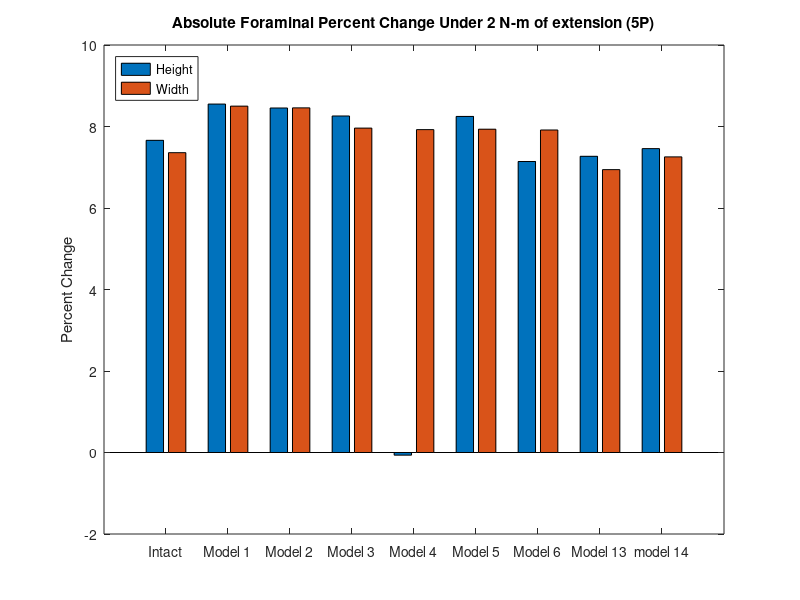
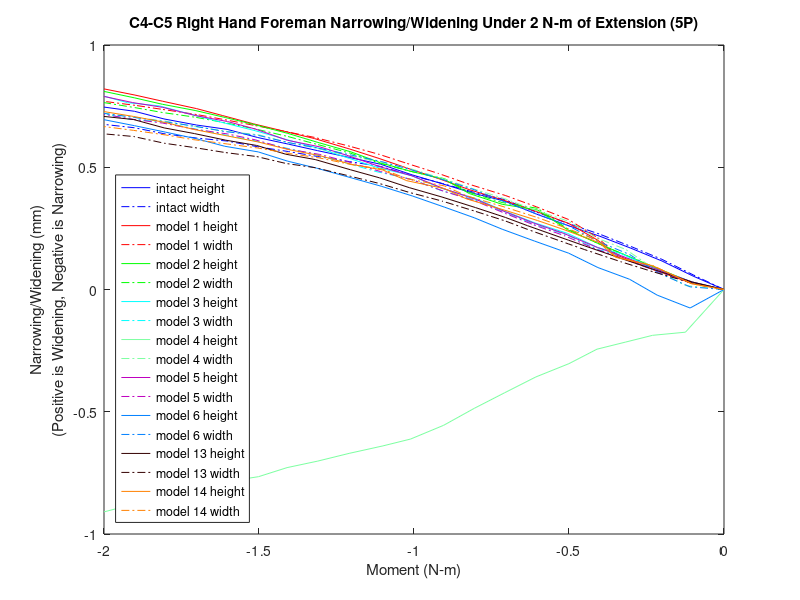

Source code (MATLAB) for these figures, in order:
%% foramen height and width narrowing/widening 
% for all models for the c3-c4 right hand side foramen 
% 4457,20101,9037,21922

% 5P!!



k=21;
zero1=[0 0 0 0 0 0 0 0 0 0 0 0 0 0 0 0 0 0 0 0 0];

mag15y=zero1;
mag15x=zero1;
width15=zero1;
height15=zero1;

mag14y=zero1;
mag14x=zero1;
width14=zero1;
height14=zero1;

mag13y=zero1;
mag13x=zero1;
width13=zero1;
height13=zero1;

mag6y=zero1;
mag6x=zero1;
width6=zero1;
height6=zero1;

mag5y=zero1;
mag5x=zero1;
width5=zero1;
height5=zero1;

mag4y=zero1;
mag4x=zero1;
width4=zero1;
height4=zero1;

mag3y=zero1;
mag3x=zero1;
width3=zero1;
height3=zero1;


mag2y=zero1;
mag2x=zero1;
width2=zero1;
height2=zero1;

mag1y=zero1;
mag1x=zero1;
width1=zero1;
height1=zero1;
% 4457,20101,9037,21922
%% model15_intact_TLC_5P
t15=[2 2.05 2.1 2.15 2.2 2.25 2.30198 2.35365 2.40358 2.45421 2.50322 2.55384 2.60384 2.65565 2.70225 2.75206 2.80139 2.85108 2.90339 2.95085 3];

% 4457
aa1=-9.37506+[5.0731200e-01   1.2636400e+00   2.0869700e+00   2.8358400e+00   3.5670700e+00   4.2416000e+00   5.0070200e+00   5.8534000e+00   6.3607100e+00   6.9749000e+00   7.5030500e+00   8.0133500e+00   8.3161200e+00   8.6156700e+00   8.8993600e+00   9.1828800e+00   9.5294300e+00   9.7172800e+00   9.9690700e+00   1.0263300e+01   1.0424800e+01];
aa2=448.144+[1.0306900e+00   6.0548600e-02  -1.8690300e-01   3.2093200e-02   5.0665900e-01   1.0935600e+00   1.8723000e+00   2.7945200e+00   3.3647700e+00   4.0812400e+00   4.7137600e+00   5.3178400e+00   5.6518900e+00   5.9586000e+00   6.2272300e+00   6.4995000e+00   6.8463600e+00   7.0397000e+00   7.3042000e+00   7.6182900e+00   7.7905500e+00];
aa3=-689.149+[-6.7815900e-01  -3.8735100e-01  -1.6418600e-01  -2.3396500e-02   7.3231900e-02   1.3130900e-01   1.6718700e-01   1.7455900e-01   1.6495300e-01   1.3946900e-01   1.1211000e-01   9.6501400e-02   9.2946500e-02   9.4971400e-02   9.9062400e-02   1.0314900e-01   1.0579600e-01   1.0526600e-01   1.0365100e-01   9.9598700e-02   9.5726000e-02];

% 20101
ab1=-11.8681+[3.3679400e-01   8.7913100e-01   1.4789400e+00   2.0344400e+00   2.5817700e+00   3.0915700e+00   3.6743900e+00   4.3233000e+00   4.7154500e+00   5.1909000e+00   5.5975900e+00   5.9835000e+00   6.2135800e+00   6.4403600e+00   6.6550100e+00   6.8691400e+00   7.1314200e+00   7.2742700e+00   7.4654200e+00   7.6861700e+00   7.8069100e+00];
ab2=447.151+[5.9687600e-01  -2.3088800e-01  -4.8334300e-01  -3.5439900e-01  -1.2752100e-02   4.2590900e-01   1.0137200e+00   1.7161000e+00   2.1558300e+00   2.7108800e+00   3.2013900e+00   3.6652500e+00   3.9170500e+00   4.1516900e+00   4.3577400e+00   4.5662500e+00   4.8326800e+00   4.9817100e+00   5.1865600e+00   5.4315600e+00   5.5666100e+00];
ab3=-698.575+[-5.1114300e-01  -2.3520600e-01  -4.4205400e-03   1.6039700e-01   2.9277100e-01   3.9395500e-01   4.8897700e-01   5.6964800e-01   6.0787500e-01   6.4424400e-01   6.7295400e-01   7.1085500e-01   7.3791300e-01   7.6807100e-01   7.9844900e-01   8.2942500e-01   8.6667100e-01   8.8573500e-01   9.1032400e-01   9.3651600e-01   9.4970100e-01];

% 9037
ac1=-7.50723+[5.6194400e-01   1.3515900e+00   2.2130100e+00   2.9945800e+00   3.7542500e+00   4.4524300e+00   5.2436600e+00   6.1154800e+00   6.6360100e+00   7.2629500e+00   7.8010600e+00   8.3203200e+00   8.6283100e+00   8.9309200e+00   9.2164400e+00   9.5015600e+00   9.8499900e+00   1.0038800e+01   1.0291800e+01   1.0587200e+01   1.0749100e+01];
ac2=444.719+[1.0471600e+00   1.4270300e-01  -5.2354200e-02   2.0089300e-01   6.9986300e-01   1.3038800e+00   2.0987100e+00   3.0359200e+00   3.6139900e+00   4.3370800e+00   4.9747400e+00   5.5843500e+00   5.9227800e+00   6.2331800e+00   6.5054700e+00   6.7814200e+00   7.1327200e+00   7.3283400e+00   7.5958100e+00   7.9132700e+00   8.0872400e+00];
ac3=-690.512+[-6.4682200e-01  -4.6851200e-01  -3.1136100e-01  -2.0039200e-01  -1.1686000e-01  -6.2339200e-02  -2.4348600e-02  -1.2432500e-02  -1.9495900e-02  -4.0285700e-02  -6.3707800e-02  -7.7327200e-02  -8.2000400e-02  -8.2671700e-02  -8.2890500e-02  -8.3421200e-02  -8.6330800e-02  -8.9696100e-02  -9.5018100e-02  -1.0346500e-01  -1.0987100e-01];

% 21922
ad1=-12.9198+[3.2311600e-01   8.8136400e-01   1.4926800e+00   2.0561500e+00   2.6112300e+00   3.1283000e+00   3.7182900e+00   4.3758900e+00   4.7739900e+00   5.2596500e+00   5.6756800e+00   6.0717600e+00   6.3083200e+00   6.5430700e+00   6.7660300e+00   6.9884800e+00   7.2607900e+00   7.4090200e+00   7.6072500e+00   7.8359900e+00   7.9612500e+00];
ad2=450.785+[6.8449100e-01  -2.1837000e-01  -4.9772800e-01  -3.6326200e-01   6.8631600e-04   4.6859100e-01   1.0959900e+00   1.8455600e+00   2.3135500e+00   2.9052600e+00   3.4280000e+00   3.9236100e+00   4.1923500e+00   4.4421700e+00   4.6609200e+00   4.8820500e+00   5.1644000e+00   5.3222800e+00   5.5393100e+00   5.7987900e+00   5.9417000e+00];
ad3=-694.998+[-6.0699400e-01  -2.4740900e-01   1.4322900e-02   1.7604600e-01   2.8814000e-01   3.6141300e-01   4.1706500e-01   4.4964100e-01   4.5861400e-01   4.5700600e-01   4.5172900e-01   4.5574500e-01   4.6478500e-01   4.7922400e-01   4.9681700e-01   5.1497700e-01   5.3576500e-01   5.4551800e-01   5.5712200e-01   5.6759700e-01   5.7223100e-01];

ya1=aa1-ab1;
ya2=aa2-ab2;
ya3=aa3-ab3;
xa1=ad1-ac1;
xa2=ad2-ac2;
xa3=ad3-ac3;
x15=[xa1',xa2',xa3'];
y15=[ya1',ya2',ya3'];

for n=1:k
    mag15x(n)=sqrt(x15(n,1)^2+x15(n,2)^2+x15(n,3)^2);
end
for n=1:k
    mag15y(n)=sqrt(y15(n,1)^2+y15(n,2)^2+y15(n,3)^2);
end
for n=1:k
    width15(n)=mag15x(1,1)-mag15x(1,n);
end
for n=1:k
    height15(n)=mag15y(1,1)-mag15y(1,n);
end

%% model1_slideslide_tether/S2_5P
t1=[2 2.05126 2.11533 2.17471 2.20404 2.25121 2.30289 2.35286 2.41117 2.46025 2.51267 2.5564 2.60334 2.66048 2.70822 2.759 2.80923 2.85061 2.90524 2.95003 3];

% 4457
ae1=-9.37506+[-3.0640500e-01   7.6114400e-02   6.1802000e-01   1.2859500e+00   2.0153200e+00   2.9448600e+00   3.6375600e+00   4.3027500e+00   5.0129900e+00   5.7298100e+00   6.4407600e+00   7.0609400e+00   7.6981900e+00   8.4095100e+00   8.8773100e+00   9.3274300e+00   9.7777700e+00   1.0109700e+01   1.0444700e+01   1.0717200e+01   1.0982500e+01];
ae2=448.144+[2.1859200e+00   1.8088800e+00   1.3956800e+00   9.7950300e-01   6.2792700e-01   3.4106600e-01   2.3339100e-01   2.1562000e-01   3.0509000e-01   5.1645800e-01   8.5402700e-01   1.2554200e+00   1.7770300e+00   2.4842300e+00   3.0279400e+00   3.6295100e+00   4.3089900e+00   4.8638500e+00   5.4551700e+00   5.9430500e+00   6.4214200e+00];
ae3=-689.149+[-1.1481100e+00  -1.2347800e+00  -9.8284700e-01  -7.0751200e-01  -4.7297100e-01  -2.5108400e-01  -1.2120800e-01  -1.7699100e-02   7.1647200e-02   1.4181900e-01   1.9224300e-01   2.1747000e-01   2.2698500e-01   2.1535200e-01   1.9677300e-01   1.7478400e-01   1.4785200e-01   1.2266700e-01   9.0868100e-02   6.0111900e-02   2.7075100e-02];

% 20101
af1=-11.8681+[-3.2046100e-01  -7.5944600e-02   2.8191500e-01   7.4103100e-01   1.2637300e+00   1.9544200e+00   2.4800200e+00   2.9920800e+00   3.5434300e+00   4.1038300e+00   4.6628100e+00   5.1518500e+00   5.6604400e+00   6.2282900e+00   6.6012200e+00   6.9601700e+00   7.3199800e+00   7.5836900e+00   7.8475100e+00   8.0619400e+00   8.2715800e+00];
af2=447.151+[1.5394400e+00   1.1578900e+00   7.7560000e-01   3.9097200e-01   5.5011500e-02  -2.4081700e-01  -3.7367400e-01  -4.3002700e-01  -4.0062800e-01  -2.7226400e-01  -3.8266300e-02   2.5415400e-01   6.4372800e-01   1.1796700e+00   1.5952300e+00   2.0590400e+00   2.5845600e+00   3.0170900e+00   3.4806100e+00   3.8625900e+00   4.2365700e+00];
af3=-698.575+[-8.3785300e-01  -9.1104900e-01  -6.6989700e-01  -3.9710400e-01  -1.5805900e-01   7.9333400e-02   2.2678800e-01   3.5181600e-01   4.7028700e-01   5.7668400e-01   6.6960500e-01   7.3907700e-01   8.0023400e-01   8.5666900e-01   8.8965800e-01   9.2087600e-01   9.5174200e-01   9.7202200e-01   9.8923400e-01   1.0000800e+00   1.0086200e+00];

% 9037
ag1=-7.50723+[-2.5743400e-01   1.4857700e-01   7.2511600e-01   1.4302800e+00   2.1942700e+00   3.1596200e+00   3.8746200e+00   4.5589800e+00   5.2875600e+00   6.0216000e+00   6.7481500e+00   7.3804300e+00   8.0294200e+00   8.7519900e+00   9.2269600e+00   9.6831000e+00   1.0138900e+01   1.0474400e+01   1.0812200e+01   1.1087000e+01   1.1354900e+01];
ag2=444.719+[2.1685800e+00   1.8213300e+00   1.4545800e+00   1.0925800e+00   7.9408800e-01   5.6522400e-01   4.9537900e-01   5.1059300e-01   6.3154900e-01   8.7094900e-01   1.2320900e+00   1.6501100e+00   2.1850700e+00   2.9015000e+00   3.4486300e+00   4.0498900e+00   4.7261500e+00   5.2771200e+00   5.8632700e+00   6.3470700e+00   6.8220700e+00];
ag3=-690.512+[-1.0346900e+00  -1.1655900e+00  -9.8056600e-01  -7.8089500e-01  -6.1653900e-01  -4.6748700e-01  -3.8313300e-01  -3.1766600e-01  -2.6288800e-01  -2.2108100e-01  -1.9219900e-01  -1.8026500e-01  -1.7850900e-01  -1.9122000e-01  -2.0615600e-01  -2.1954600e-01  -2.3341000e-01  -2.4677200e-01  -2.6538600e-01  -2.8538100e-01  -3.0843900e-01];

% 21922
ah1=-12.9198+[-3.6086200e-01  -1.0437000e-01   2.6125300e-01   7.2781700e-01   1.2568500e+00   1.9566000e+00   2.4896100e+00   3.0087300e+00   3.5684000e+00   4.1368800e+00   4.7042200e+00   5.2012700e+00   5.7178500e+00   6.2954900e+00   6.6744600e+00   7.0396700e+00   7.4061400e+00   7.6753100e+00   7.9455300e+00   8.1648700e+00   8.3787200e+00];
ah2=450.785+[1.7083600e+00   1.3119300e+00   8.9670500e-01   4.7290900e-01   1.0173200e-01  -2.2603300e-01  -3.7526500e-01  -4.4224400e-01  -4.1774000e-01  -2.8707600e-01  -4.2538400e-02   2.6633400e-01   6.7921300e-01   1.2500400e+00   1.6937000e+00   2.1903100e+00   2.7538600e+00   3.2174700e+00   3.7141300e+00   4.1229800e+00   4.5227200e+00];
ah3=-694.998+[-1.0313900e+00  -1.0844700e+00  -8.0445300e-01  -4.8689200e-01  -2.0852500e-01   6.4800200e-02   2.3125500e-01   3.6919600e-01   4.9510000e-01   6.0160600e-01   6.8638900e-01   7.4152800e-01   7.8115500e-01   8.0413500e-01   8.0911200e-01   8.0684100e-01   7.9788500e-01   7.8493900e-01   7.6617000e-01   7.4721000e-01   7.2655500e-01];

xb1=ah1-ag1;
xb2=ah2-ag2;
xb3=ah3-ag3;
yb1=ae1-af1;
yb2=ae2-af2;
yb3=ae3-af3;
y1=[yb1',yb2',yb3'];
x1=[xb1',xb2',xb3'];

for n=1:k
    mag1x(n)=sqrt(x1(n,1)^2+x1(n,2)^2+x1(n,3)^2);
end
for n=1:k
    mag1y(n)=sqrt(y1(n,1)^2+y1(n,2)^2+y1(n,3)^2);
end
for n=1:k
    height1(n)=mag1y(1,1)-mag1y(1,n);
end
for n=1:k
    width1(n)=mag1x(1,1)-mag1x(1,n);
end
%% model2_SlideSlide_NoTether/S2_5P
t2=[2 2.05126 2.1153 2.17471 2.20447 2.25221 2.30059 2.35788 2.41099 2.45099 2.50605 2.55427 2.60174 2.65492 2.70335 2.75569 2.80363 2.85302 2.90564 2.95047 3];

% 4457
ai1=-9.37506+[-1.7017400e-01  -2.5947900e-02   3.0596800e-01   7.1418500e-01   9.4563500e-01   1.3915300e+00   2.1663300e+00   2.4147600e+00   2.9303900e+00   3.6914500e+00   4.1664000e+00   4.6777900e+00   5.3646200e+00   5.9882800e+00   6.6164400e+00   7.2368800e+00   7.7830000e+00   8.3362600e+00   8.8216800e+00   9.3209100e+00   9.8129300e+00];
ai2=448.144+[2.5984000e+00   2.4073000e+00   2.1176000e+00   1.8241700e+00   1.6767400e+00   1.4329000e+00   1.1194200e+00   1.0388300e+00   9.0138000e-01   7.6919300e-01   7.2097000e-01   7.0317000e-01   7.3730300e-01   8.2385800e-01   9.7180300e-01   1.1935800e+00   1.4527600e+00   1.7516800e+00   2.0623300e+00   2.4324400e+00   2.8517300e+00];
ai3=-689.149+[-1.3210800e+00  -1.3313100e+00  -1.1322100e+00  -9.0353400e-01  -7.8614200e-01  -5.9185200e-01  -3.3236000e-01  -2.6342000e-01  -1.3894600e-01   1.1298300e-02   9.1737800e-02   1.6754700e-01   2.5203800e-01   3.1308200e-01   3.6106500e-01   3.9377800e-01   4.1173700e-01   4.2214600e-01   4.2720000e-01   4.2834900e-01   4.2420700e-01];

% 20101
aj1=-11.8681+[-2.1616900e-01  -1.3208400e-01   5.7672200e-02   3.0287500e-01   4.4714000e-01   7.3576400e-01   1.2755300e+00   1.4547600e+00   1.8358100e+00   2.4117100e+00   2.7781700e+00   3.1753800e+00   3.7113200e+00   4.2012200e+00   4.6988400e+00   5.1928000e+00   5.6300600e+00   6.0756700e+00   6.4692500e+00   6.8732800e+00   7.2705200e+00];
aj2=447.151+[1.8236600e+00   1.6598600e+00   1.4038200e+00   1.1373000e+00   1.0008600e+00   7.7035700e-01   4.5654700e-01   3.7119000e-01   2.1582800e-01   4.5300200e-02  -3.1811700e-02  -8.4626900e-02  -1.0605300e-01  -7.9172300e-02  -3.4088100e-04   1.4248900e-01   3.2212500e-01   5.3500400e-01   7.6464900e-01   1.0434300e+00   1.3628300e+00];
aj3=-698.575+[-9.6580700e-01  -9.9494600e-01  -8.2971700e-01  -6.2308600e-01  -5.1377200e-01  -3.2743100e-01  -7.1308100e-02  -9.9797200e-04   1.3057300e-01   2.9887700e-01   3.9375100e-01   4.8750800e-01   6.0098900e-01   6.9327600e-01   7.7714300e-01   8.5049200e-01   9.0890900e-01   9.6328600e-01   1.0092000e+00   1.0565600e+00   1.1025900e+00];

% 9037
ak1=-7.50723+[-1.1656300e-01   3.7332500e-02   3.9575500e-01   8.3386000e-01   1.0809100e+00   1.5536700e+00   2.3667700e+00   2.6257800e+00   3.1614500e+00   3.9478700e+00   4.4368900e+00   4.9621300e+00   5.6656600e+00   6.3029000e+00   6.9427500e+00   7.5723000e+00   8.1250200e+00   8.6839100e+00   9.1727400e+00   9.6742700e+00   1.0167800e+01];
ak2=444.719+[2.5710800e+00   2.3960200e+00   2.1411900e+00   1.8879800e+00   1.7622200e+00   1.5569100e+00   1.3005500e+00   1.2364700e+00   1.1309800e+00   1.0412700e+00   1.0179800e+00   1.0257400e+00   1.0920900e+00   1.2058100e+00   1.3784000e+00   1.6208800e+00   1.8956700e+00   2.2088100e+00   2.5293600e+00   2.9070700e+00   3.3315500e+00];
ak3=-690.512+[-1.1726200e+00  -1.2120200e+00  -1.0653700e+00  -8.9407900e-01  -8.0667100e-01  -6.6410700e-01  -4.7746700e-01  -4.2900900e-01  -3.4331700e-01  -2.4342500e-01  -1.9217200e-01  -1.4598500e-01  -9.8302800e-02  -6.7677100e-02  -4.7094500e-02  -3.7538400e-02  -3.6886900e-02  -4.2362500e-02  -4.8728000e-02  -5.6476300e-02  -6.6516000e-02];

% 21922
al1=-12.9198+[-2.5352100e-01  -1.6190200e-01   3.5652400e-02   2.8708800e-01   4.3399400e-01   7.2667700e-01   1.2725900e+00   1.4537600e+00   1.8390400e+00   2.4214300e+00   2.7923300e+00   3.1946600e+00   3.7379700e+00   4.2348100e+00   4.7403600e+00   5.2437900e+00   5.6902300e+00   6.1455900e+00   6.5489900e+00   6.9640300e+00   7.3724100e+00];
al2=450.785+[2.0291800e+00   1.8554600e+00   1.5787700e+00   1.2867100e+00   1.1365400e+00   8.8210900e-01   5.3705300e-01   4.4326400e-01   2.7227200e-01   8.3679500e-02  -3.0075200e-03  -6.4260400e-02  -9.3965100e-02  -7.1486000e-02   6.4822600e-03   1.5338400e-01   3.4058300e-01   5.6311300e-01   8.0439600e-01   1.0987900e+00   1.4371900e+00];
al3=-694.998+[-1.2003100e+00  -1.2156400e+00  -1.0243700e+00  -7.8705400e-01  -6.6165100e-01  -4.4778100e-01  -1.5606200e-01  -7.6190800e-02   7.3192100e-02   2.6238200e-01   3.6856000e-01   4.7259200e-01   5.9681800e-01   6.9570300e-01   7.8282900e-01   8.5484200e-01   9.0823000e-01   9.5553100e-01   9.9224500e-01   1.0264800e+00   1.0557100e+00];

xc1=al1-ak1;
xc2=al2-ak2;
xc3=al3-ak3;
yd1=ai1-aj1;
yd2=ai2-aj2;
yd3=ai3-aj3;
y2=[yd1',yd2',yd3'];
x2=[xc1',xc2',xc3'];

for n=1:k
    mag2x(n)=sqrt(x2(n,1)^2+x2(n,2)^2+x2(n,3)^2);
end
for n=1:k
    mag2y(n)=sqrt(y2(n,1)^2+y2(n,2)^2+y2(n,3)^2);
end
for n=1:k
    height2(n)=mag2y(1,1)-mag2y(1,n);
end
for n=1:k
    width2(n)=mag2x(1,1)-mag2x(1,n);
end

%% model3_APSlide_Tether/S2_5P
t3=[2 2.05126 2.11533 2.16533 2.20361 2.25215 2.30482 2.35211 2.4011 2.4565 2.50468 2.55973 2.60432 2.65144 2.70196 2.75595 2.80367 2.85248 2.91084 2.96199 3];
% 4457
am1=-9.37506+[3.5697400e-01   4.0354900e-01   5.4114300e-01   7.2446500e-01   8.2187400e-01   1.0745200e+00   1.2910600e+00   1.5478100e+00   1.8793400e+00   2.1774400e+00   2.5925900e+00   2.8901600e+00   3.2405700e+00   3.6515100e+00   4.0470300e+00   4.5365800e+00   4.9403600e+00   5.4030500e+00   6.0209300e+00   6.2364000e+00   6.6863000e+00];
am2=448.144+[1.9618200e+00   1.8896100e+00   1.7565100e+00   1.6091600e+00   1.5378300e+00   1.3694800e+00   1.2413100e+00   1.1042400e+00   9.5381000e-01   8.4349500e-01   7.2209500e-01   6.5483800e-01   5.8998900e-01   5.3337800e-01   4.9850800e-01   4.7920500e-01   4.8159400e-01   5.0813100e-01   5.8088500e-01   6.1420500e-01   7.0160900e-01];
am3=-689.149+[-1.2861900e+00  -1.2356900e+00  -1.1035400e+00  -9.5384300e-01  -8.8134200e-01  -7.1264300e-01  -5.8623500e-01  -4.5341000e-01  -3.0603600e-01  -1.9418800e-01  -6.3726300e-02   1.6473800e-02   1.0203400e-01   1.9095300e-01   2.6602100e-01   3.4671900e-01   4.0540800e-01   4.6376800e-01   5.2776400e-01   5.4700800e-01   5.8165300e-01];
% 20101
an1=-11.8681+[1.9195900e-01   2.1914600e-01   2.8622800e-01   3.7653500e-01   4.2590800e-01   5.5804100e-01   6.7670500e-01   8.2716000e-01   1.0326600e+00   1.2287600e+00   1.5152400e+00   1.7267900e+00   1.9809600e+00   2.2853000e+00   2.5827800e+00   2.9563100e+00   3.2688200e+00   3.6315400e+00   4.1202700e+00   4.2911200e+00   4.6483100e+00];
an2=447.151+[1.2337100e+00   1.1880900e+00   1.0953600e+00   9.8018400e-01   9.2102200e-01   7.7496500e-01   6.5810700e-01   5.2944400e-01   3.7986500e-01   2.6112600e-01   1.1878000e-01   3.2870100e-02  -5.7103300e-02  -1.4695500e-01  -2.1706500e-01  -2.8300900e-01  -3.2112300e-01  -3.4275400e-01  -3.3661700e-01  -3.2679100e-01  -2.8934900e-01];
an3=-698.575+[-8.9701400e-01  -8.7852400e-01  -7.9487300e-01  -6.8258300e-01  -6.2433200e-01  -4.8222400e-01  -3.7097600e-01  -2.5285200e-01  -1.1867000e-01  -1.3782800e-02   1.1338900e-01   1.9425700e-01   2.8259400e-01   3.7813700e-01   4.6287900e-01   5.5975900e-01   6.3364600e-01   7.1156700e-01   8.0582000e-01   8.3671500e-01   8.9751400e-01];
% 9037
ao1=-7.50723+[4.2968700e-01   4.7839800e-01   6.2647000e-01   8.2427800e-01   9.2935200e-01   1.2013400e+00   1.4335800e+00   1.7083300e+00   2.0609400e+00   2.3760000e+00   2.8119700e+00   3.1229200e+00   3.4878800e+00   3.9142700e+00   4.3232400e+00   4.8278900e+00   5.2428900e+00   5.7168600e+00   6.3475000e+00   6.5668800e+00   7.0239400e+00];
ao2=444.719+[1.9664300e+00   1.9012400e+00   1.7863800e+00   1.6614700e+00   1.6016200e+00   1.4617600e+00   1.3565500e+00   1.2455500e+00   1.1259500e+00   1.0404900e+00   9.5010100e-01   9.0302300e-01   8.6068800e-01   8.2886200e-01   8.1639300e-01   8.2335300e-01   8.4624800e-01   8.9481700e-01   9.9484600e-01   1.0372300e+00   1.1426600e+00];
ao3=-690.512+[-1.1964600e+00  -1.1607300e+00  -1.0596900e+00  -9.4479300e-01  -8.8927300e-01  -7.6079300e-01  -6.6526700e-01  -5.6592600e-01  -4.5662100e-01  -3.7416200e-01  -2.7917500e-01  -2.2140100e-01  -1.6053500e-01  -9.8583600e-02  -4.7712200e-02   4.7535700e-03   4.1408800e-02   7.5800400e-02   1.0960100e-01   1.1862900e-01   1.3257200e-01];
% 21922
ap1=-12.9198+[1.6308400e-01   1.9509700e-01   2.7029000e-01   3.6772800e-01   4.2003200e-01   5.5762300e-01   6.7952700e-01   8.3239900e-01   1.0401600e+00   1.2380400e+00   1.5267100e+00   1.7397200e+00   1.9957800e+00   2.3026500e+00   2.6027800e+00   2.9797500e+00   3.2953500e+00   3.6622100e+00   4.1575300e+00   4.3309600e+00   4.6940500e+00];
ap2=450.785+[1.3985100e+00   1.3492400e+00   1.2476400e+00   1.1204000e+00   1.0547600e+00   8.9276000e-01   7.6302200e-01   6.2042200e-01   4.5526600e-01   3.2481200e-01   1.6946800e-01   7.6137000e-02  -2.1631800e-02  -1.1954800e-01  -1.9647600e-01  -2.6970200e-01  -3.1287300e-01  -3.3914400e-01  -3.3730700e-01  -3.2860800e-01  -2.9264200e-01];
ap3=-694.998+[-1.0828400e+00  -1.0585900e+00  -9.6232300e-01  -8.3429800e-01  -7.6793900e-01  -6.0657600e-01  -4.8031100e-01  -3.4640300e-01  -1.9491400e-01  -7.7102100e-02   6.4395400e-02   1.5346700e-01   2.5050500e-01   3.5518300e-01   4.4776400e-01   5.5317900e-01   6.3320000e-01   7.1712700e-01   8.1774800e-01   8.5055700e-01   9.1459500e-01];

xe1=ap1-ao1;
xe2=ap2-ao2;
xe3=ap3-ao3;
yf1=am1-an1;
yf2=am2-an2;
yf3=am3-an3;
y3=[yf1',yf2',yf3'];
x3=[xe1',xe2',xe3'];

for n=1:k
    mag3x(n)=sqrt(x3(n,1)^2+x3(n,2)^2+x3(n,3)^2);
end
for n=1:k
    mag3y(n)=sqrt(y3(n,1)^2+y3(n,2)^2+y3(n,3)^2);
end
for n=1:k
    height3(n)=mag3y(1,1)-mag3y(1,n);
end
for n=1:k
    width3(n)=mag3x(1,1)-mag3x(1,n);
end


%% model4_APSlide_NoTether/S2_5P
t4=[2 2.0622 2.11523 2.15852 2.20492 2.25001 2.30364 2.35417 2.40231 2.45225 2.50547 2.55011 2.60474 2.65523 2.70472 2.7507 2.80007 2.85772 2.90074 2.95442 3];
% 4457
aq1=-9.37506+[-4.4029300e-01   1.5038000e+00   2.4737900e+00   3.4355500e+00   4.0722500e+00   5.0420900e+00   5.7534000e+00   6.4910000e+00   7.1241200e+00   7.7879400e+00   8.3093800e+00   8.5844900e+00   8.9232600e+00   9.2640300e+00   9.5384400e+00   9.8944600e+00   1.0073100e+01   1.0367000e+01   1.0642500e+01   1.0867000e+01   1.1097900e+01];
aq2=448.144+[2.2729300e+00   1.4617100e-01  -3.4712600e-01  -2.4445700e-01   1.1271500e-01   9.4900500e-01   1.6895800e+00   2.5083900e+00   3.2491300e+00   4.0918600e+00   4.7822000e+00   5.1306100e+00   5.5400500e+00   5.9284400e+00   6.2418600e+00   6.6631700e+00   6.8818100e+00   7.2416600e+00   7.5811200e+00   7.8668800e+00   8.1650800e+00];
aq3=689.149+[-1.2343600e-01  -7.6400400e-01  -4.8497900e-01  -2.9480400e-01  -2.0689200e-01  -1.2174000e-01  -9.3645300e-02  -9.1832100e-02  -1.1122900e-01  -1.4600400e-01  -1.7371700e-01  -1.8297700e-01  -1.8568500e-01  -1.8747800e-01  -1.9022000e-01  -1.9649100e-01  -2.0169700e-01  -2.1269300e-01  -2.2650600e-01  -2.4178300e-01  -2.6115000e-01];
% 20101
ar1=-11.8681+[-4.2105700e-01   1.0157000e+00   1.7324000e+00   2.4533700e+00   2.9375200e+00   3.6844600e+00   4.2391600e+00   4.8155400e+00   5.3133600e+00   5.8335200e+00   6.2361100e+00   6.4460600e+00   6.7071900e+00   6.9682800e+00   7.1777600e+00   7.4493700e+00   7.5877100e+00   7.8145500e+00   8.0274400e+00   8.2017300e+00   8.3820300e+00];
ar2=447.151+[1.4900500e+00  -3.0984600e-01  -7.6290300e-01  -7.3565300e-01  -4.8373300e-01   1.4338100e-01   7.0891100e-01   1.3355000e+00   1.9019400e+00   2.5489100e+00   3.0767000e+00   3.3402700e+00   3.6495400e+00   3.9419100e+00   4.1785100e+00   4.4977200e+00   4.6635000e+00   4.9386100e+00   5.1990000e+00   5.4183200e+00   5.6476800e+00];
ar3=-698.575+[6.5302800e-02  -4.0004200e-01  -1.0770400e-01   1.1061600e-01   2.2824900e-01   3.7336000e-01   4.5675300e-01   5.2432800e-01   5.6816400e-01   6.0432100e-01   6.3342000e-01   6.5257800e-01   6.8099500e-01   7.1120300e-01   7.3550100e-01   7.6678300e-01   7.8136900e-01   8.0405400e-01   8.2335500e-01   8.3683700e-01   8.4807700e-01];
% 9037
as1=-7.50723+[-3.8446300e-01   1.6299300e+00   2.6424000e+00   3.6413000e+00   4.3009000e+00   5.3032500e+00   6.0356000e+00   6.7936100e+00   7.4431800e+00   8.1226500e+00   8.6572300e+00   8.9391100e+00   9.2845900e+00   9.6313300e+00   9.9100900e+00   1.0271100e+01   1.0451900e+01   1.0748400e+01   1.1026200e+01   1.1252600e+01   1.1485200e+01];
as2=444.719+[2.2354400e+00   2.6408800e-01  -1.5916400e-01  -7.4485800e-03   3.7240800e-01   1.2335700e+00   1.9869700e+00   2.8171100e+00   3.5661000e+00   4.4151100e+00   5.1109100e+00   5.4629200e+00   5.8763200e+00   6.2691900e+00   6.5860300e+00   7.0112800e+00   7.2314800e+00   7.5934700e+00   7.9348000e+00   8.2219300e+00   8.5213700e+00];
as3=-690.512+[5.8991400e-02  -8.7458000e-01  -6.8942700e-01  -5.4964100e-01  -4.7625700e-01  -3.9643900e-01  -3.6490400e-01  -3.5723400e-01  -3.6989600e-01  -3.9487900e-01  -4.1447700e-01  -4.2091300e-01  -4.2135300e-01  -4.2281200e-01  -4.2552700e-01  -4.3163500e-01  -4.3650800e-01  -4.4720400e-01  -4.6078800e-01  -4.7551400e-01  -4.9418500e-01];
% 21922
at1=-12.9198+[-4.7550300e-01   1.0067500e+00   1.7332900e+00   2.4638500e+00   2.9538100e+00   3.7078500e+00   4.2680100e+00   4.8502400e+00   5.3531100e+00   5.8797900e+00   6.2861100e+00   6.4981000e+00   6.7634300e+00   7.0290300e+00   7.2422400e+00   7.5190600e+00   7.6605300e+00   7.8931900e+00   8.1114900e+00   8.2899000e+00   8.4742700e+00];
at2=450.785+[1.6833300e+00  -2.8876800e-01  -7.9452400e-01  -7.7397800e-01  -5.0617400e-01   1.6259000e-01   7.6635300e-01   1.4352300e+00   2.0400100e+00   2.7315500e+00   3.2965100e+00   3.5789500e+00   3.9100800e+00   4.2226700e+00   4.4754100e+00   4.8159900e+00   4.9926900e+00   5.2854400e+00   5.5622200e+00   5.7952800e+00   6.0390000e+00];
at3=-694.998+[-1.5938200e-01  -4.2497900e-01  -7.5960600e-02   1.5207500e-01   2.5565700e-01   3.6074300e-01   4.0619900e-01   4.3074100e-01   4.3457200e-01   4.2329300e-01   4.1137900e-01   4.0944200e-01   4.1371100e-01   4.2148200e-01   4.2772000e-01   4.3486000e-01   4.3708700e-01   4.3980700e-01   4.4034400e-01   4.3782400e-01   4.3211600e-01];

xg1=at1-as1;
xg2=at2-as2;
xg3=at3-as3;
yh1=aq1-ar1;
yh2=aq2-ar2;
yh3=aq3-ar3;
y4=[yh1',yh2',yh3'];
x4=[xg1',xg2',xg3'];

for n=1:k
    mag4x(n)=sqrt(x4(n,1)^2+x4(n,2)^2+x4(n,3)^2);
end
for n=1:k
    mag4y(n)=sqrt(y4(n,1)^2+y4(n,2)^2+y4(n,3)^2);
end
for n=1:k
    height4(n)=mag4y(1,1)-mag4y(1,n);
end
for n=1:k
    width4(n)=mag4x(1,1)-mag4x(1,n);
end

%% model5_LatSlide_Tether/S2_5P
t5=[2 2.05126 2.11533 2.17471 2.20404 2.25806 2.30703 2.35279 2.40109 2.45138 2.50274 2.55389 2.60894 2.65187 2.70418 2.75649 2.80083 2.85242 2.90526 2.95387 3];
% 4457
au1=-9.37506+[3.3988300e-01   3.8432200e-01   5.1713900e-01   6.9445500e-01   7.8881800e-01   1.0342500e+00   1.2449200e+00   1.4953800e+00   1.8082300e+00   2.0996900e+00   2.5160400e+00   2.8406100e+00   3.2974500e+00   3.6533400e+00   3.9592700e+00   4.5397400e+00   4.9479200e+00   5.2976600e+00   5.8112400e+00   6.1285500e+00   6.5499800e+00];
au2=448.144+[1.9866000e+00   1.9165700e+00   1.7866300e+00   1.6425900e+00   1.5728400e+00   1.4079200e+00   1.2822700e+00   1.1474200e+00   1.0035100e+00   8.9307800e-01   7.6731300e-01   6.9205700e-01   6.0934700e-01   5.6255400e-01   5.3538000e-01   5.1217100e-01   5.1767600e-01   5.3640400e-01   5.8816500e-01   6.3303800e-01   7.1014200e-01];
au3=-689.149+[-1.2875100e+00  -1.2374800e+00  -1.1070800e+00  -9.5994100e-01  -8.8866000e-01  -7.2216700e-01  -5.9715400e-01  -4.6487000e-01  -3.2241200e-01  -2.0972100e-01  -7.4177700e-02   1.5689400e-02   1.2774800e-01   2.0466100e-01   2.6369800e-01   3.6112500e-01   4.2027500e-01   4.6551800e-01   5.2237700e-01   5.5243700e-01   5.8658700e-01];
% 20101
av1=-11.8681+[1.6997400e-01   1.9493200e-01   2.5831900e-01   3.4457200e-01   3.9200100e-01   5.1937300e-01   6.3404800e-01   7.7976900e-01   9.7228300e-01   1.1626300e+00   1.4479700e+00   1.6777300e+00   2.0093000e+00   2.2735000e+00   2.5032300e+00   2.9459400e+00   3.2621800e+00   3.5361300e+00   3.9414400e+00   4.1925800e+00   4.5267300e+00];
av2=447.151+[1.2432900e+00   1.1992400e+00   1.1097900e+00   9.9877600e-01   9.4169500e-01   8.0057400e-01   6.8735200e-01   5.6210600e-01   4.2039400e-01   3.0281500e-01   1.5767000e-01   6.2876500e-02  -5.2507400e-02  -1.2822300e-01  -1.8240400e-01  -2.6059200e-01  -2.9603500e-01  -3.1359400e-01  -3.1639700e-01  -3.0561700e-01  -2.7463400e-01];
av3=-698.575+[-8.9375500e-01  -8.7532900e-01  -7.9396300e-01  -6.8528000e-01  -6.2871000e-01  -4.8964700e-01  -3.8042900e-01  -2.6325200e-01  -1.3395800e-01  -2.8845000e-02   1.0245600e-01   1.9261900e-01   3.0842500e-01   3.9139900e-01   4.5785600e-01   5.7427800e-01   6.4903800e-01   7.0893400e-01   7.9011100e-01   8.3698000e-01   8.9524000e-01];
% 9037
aw1=-7.50723+[4.1513500e-01   4.6148500e-01   6.0418700e-01   7.9528200e-01   8.9695100e-01   1.1608700e+00   1.3866800e+00   1.6545600e+00   1.9873900e+00   2.2956800e+00   2.7332100e+00   3.0725200e+00   3.5481800e+00   3.9172600e+00   4.2336000e+00   4.8319200e+00   5.2512000e+00   5.6094700e+00   6.1340300e+00   6.4572100e+00   6.8854500e+00];
aw2=444.719+[1.9912800e+00   1.9280500e+00   1.8158300e+00   1.6936000e+00   1.6350200e+00   1.4978400e+00   1.3946000e+00   1.2853000e+00   1.1707600e+00   1.0850100e+00   9.9091700e-01   9.3797300e-01   8.8462800e-01   8.5925600e-01   8.4950900e-01   8.5754300e-01   8.8360800e-01   9.1908300e-01   9.9399400e-01   1.0523900e+00   1.1465700e+00];
aw3=-690.512+[-1.1941100e+00  -1.1586200e+00  -1.0589700e+00  -9.4617100e-01  -8.9166000e-01  -7.6502300e-01  -6.7057300e-01  -5.7158100e-01  -4.6578500e-01  -3.8253300e-01  -2.8361200e-01  -2.1873700e-01  -1.3906500e-01  -8.5561400e-02  -4.5447400e-02   1.8194000e-02   5.5100400e-02   8.2038200e-02   1.1324600e-01   1.2800700e-01   1.4247800e-01];
% 21922
ax1=-12.9198+[1.3890300e-01   1.6886700e-01   2.4082200e-01   3.3457000e-01   3.8512300e-01   5.1840100e-01   6.3654800e-01   7.8495500e-01   9.7975200e-01   1.1718800e+00   1.4594800e+00   1.6908400e+00   2.0249700e+00   2.2914200e+00   2.5232400e+00   2.9701600e+00   3.2896800e+00   3.5667700e+00   3.9774200e+00   4.2323400e+00   4.5720300e+00];
ax2=450.785+[1.4125100e+00   1.3650100e+00   1.2668900e+00   1.1440500e+00   1.0805700e+00   9.2364600e-01   7.9777200e-01   6.5870500e-01   5.0199800e-01   3.7260300e-01   2.1377900e-01   1.1058200e-01  -1.5187900e-02  -9.7997200e-02  -1.5758900e-01  -2.4455000e-01  -2.8500000e-01  -3.0618600e-01  -3.1308900e-01  -3.0418800e-01  -2.7486300e-01];
ax3=-694.998+[-1.0848600e+00  -1.0608200e+00  -9.6695000e-01  -8.4268200e-01  -7.7803300e-01  -6.1970000e-01  -4.9559300e-01  -3.6260800e-01  -2.1652500e-01  -9.8318900e-02   4.8112500e-02   1.4758300e-01   2.7501200e-01   3.6603300e-01   4.3871600e-01   5.6545800e-01   6.4636500e-01   7.1093700e-01   7.9791100e-01   8.4781800e-01   9.0939500e-01];

xi1=ax1-aw1;
xi2=ax2-aw2;
xi3=ax3-aw3;
yj1=au1-av1;
yj2=au2-av2;
yj3=au3-av3;
y5=[yj1',yj2',yj3'];
x5=[xi1',xi2',xi3'];

for n=1:k
    mag5x(n)=sqrt(x5(n,1)^2+x5(n,2)^2+x5(n,3)^2);
end
for n=1:k
    mag5y(n)=sqrt(y5(n,1)^2+y5(n,2)^2+y5(n,3)^2);
end
for n=1:k
    height5(n)=mag5y(1,1)-mag5y(1,n);
end
for n=1:k
    width5(n)=mag5x(1,1)-mag5x(1,n);
end


%% model6_LatSlide_NoTether/S2_5P
t6=[2 2.05467 2.1077 2.15244 2.20335 2.25035 2.30555 2.35774 2.40313 2.45015 2.50252 2.55284 2.60017 2.65712 2.70364 2.75106 2.80515 2.85128 2.90047 2.95082 3];
% 4457
ay1=-9.37506+[-4.4025400e-01   7.6310600e-01   1.5520500e+00   2.5164500e+00   3.2301200e+00   4.0816300e+00   4.8059900e+00   5.5387900e+00   6.2804000e+00   6.9599200e+00   7.6845700e+00   8.2749700e+00   8.7170900e+00   9.1586300e+00   9.4452300e+00   9.8103200e+00   1.0028400e+01   1.0317500e+01   1.0570500e+01   1.0828500e+01   1.1071600e+01];
ay2=448.144+[2.2728400e+00   1.0818300e+00   5.6337500e-01   1.2321900e-01  -2.2469300e-02   3.7045300e-02   2.8798900e-01   7.2440700e-01   1.3305500e+00   2.0129300e+00   2.8509200e+00   3.6307200e+00   4.2886200e+00   5.0013200e+00   5.4448500e+00   5.9823900e+00   6.3027500e+00   6.7129700e+00   7.0565400e+00   7.4040500e+00   7.7371500e+00];
ay3=-689.149+[-1.2469200e-01  -9.7573500e-01  -6.9364200e-01  -4.2628500e-01  -2.7590900e-01  -1.3531000e-01  -4.3686500e-02   2.1888600e-02   5.9672300e-02   6.6618000e-02   4.6654500e-02   1.0997400e-02  -2.3014500e-02  -5.9282200e-02  -8.0885300e-02  -1.0362400e-01  -1.1683200e-01  -1.3533500e-01  -1.5225200e-01  -1.7145000e-01  -1.9248000e-01];
% 20101
az1=-11.8681+[-4.2103300e-01   4.2013700e-01   9.9016100e-01   1.7051900e+00   2.2425200e+00   2.8900500e+00   3.4462800e+00   4.0147400e+00   4.5946800e+00   5.1309100e+00   5.7041800e+00   6.1721800e+00   6.5234100e+00   6.8718400e+00   7.0958200e+00   7.3789400e+00   7.5492500e+00   7.7743600e+00   7.9711500e+00   8.1722900e+00   8.3626900e+00];
az2=447.151+[1.4902400e+00   4.9195800e-01   2.0078200e-02  -3.9417200e-01  -5.5603900e-01  -5.5753000e-01  -3.9265500e-01  -7.7114300e-02   3.7715600e-01   8.9330800e-01   1.5353100e+00   2.1388700e+00   2.6433500e+00   3.1929000e+00   3.5350200e+00   3.9485000e+00   4.1936100e+00   4.5072900e+00   4.7705900e+00   5.0372700e+00   5.2942100e+00];
az3=-698.575+[6.4117900e-02  -6.3727100e-01  -3.4822400e-01  -6.7685700e-02   9.9850900e-02   2.6797400e-01   3.9088500e-01   4.9819400e-01   5.8922600e-01   6.5472000e-01   7.0664100e-01   7.3659700e-01   7.5718000e-01   7.7563200e-01   7.8907400e-01   8.1069500e-01   8.2442300e-01   8.4191400e-01   8.5682700e-01   8.7136500e-01   8.8334100e-01];
% 9037
ba1=-7.50723+[-3.8442200e-01   8.7056400e-01   1.6967400e+00   2.7014300e+00   3.4404200e+00   4.3192400e+00   5.0648100e+00   5.8178900e+00   6.5780800e+00   7.2738500e+00   8.0148300e+00   8.6170900e+00   9.0694100e+00   9.5197300e+00   9.8113900e+00   1.0182400e+01   1.0403800e+01   1.0696800e+01   1.0952700e+01   1.1213200e+01   1.1458200e+01];
ba2=444.719+[2.2354000e+00   1.1474900e+00   6.8776600e-01   3.1362400e-01   2.0923000e-01   3.1018400e-01   5.8990800e-01   1.0493900e+00   1.6730700e+00   2.3670700e+00   3.2137600e+00   3.9966400e+00   4.6554700e+00   5.3660800e+00   5.8088600e+00   6.3468100e+00   6.6676100e+00   7.0786800e+00   7.4231800e+00   7.7716700e+00   8.1053300e+00];
ba3=-690.512+[5.7604800e-02  -9.8994900e-01  -7.9283200e-01  -6.1370700e-01  -5.1391000e-01  -4.1856100e-01  -3.5380600e-01  -3.0465800e-01  -2.7469500e-01  -2.6747400e-01  -2.8155400e-01  -3.0676900e-01  -3.2849200e-01  -3.4850500e-01  -3.6140400e-01  -3.7617400e-01  -3.8516800e-01  -3.9922500e-01  -4.1342900e-01  -4.3036900e-01  -4.4921900e-01];
% 21922
bb1=-12.9198+[-4.7547600e-01   3.9907400e-01   9.7876300e-01   1.7034000e+00   2.2485700e+00   2.9055800e+00   3.4694000e+00   4.0448100e+00   4.6323600e+00   5.1752900e+00   5.7555800e+00   6.2297600e+00   6.5841900e+00   6.9368200e+00   7.1639400e+00   7.4514200e+00   7.6245500e+00   7.8538200e+00   8.0547200e+00   8.2601300e+00   8.4547600e+00];
bb2=450.785+[1.6834100e+00   5.9257100e-01   7.2646300e-02  -3.8785000e-01  -5.7006100e-01  -5.7952600e-01  -4.0875400e-01  -7.5839400e-02   4.0616000e-01   9.5591200e-01   1.6407700e+00   2.2859800e+00   2.8263800e+00   3.4161800e+00   3.7828600e+00   4.2251600e+00   4.4870800e+00   4.8219400e+00   5.1025700e+00   5.3864700e+00   5.6599400e+00];
bb3=-694.998+[-1.6044100e-01  -7.4954000e-01  -4.0619400e-01  -7.4579600e-02   1.1612000e-01   2.9522400e-01   4.1454500e-01   5.0640400e-01   5.7135100e-01   6.0391500e-01   6.1243000e-01   5.9895100e-01   5.8059300e-01   5.5456000e-01   5.4048400e-01   5.2954300e-01   5.2407800e-01   5.1724400e-01   5.1220800e-01   5.0680100e-01   4.9945800e-01];

xk1=bb1-ba1;
xk2=bb2-ba2;
xk3=bb3-ba3;
yl1=ay1-az1;
yl2=ay2-az2;
yl3=ay3-az3;
y6=[yl1',yl2',yl3'];
x6=[xk1',xk2',xk3'];

for n=1:k
    mag6x(n)=sqrt(x6(n,1)^2+x6(n,2)^2+x6(n,3)^2);
end
for n=1:k
    mag6y(n)=sqrt(y6(n,1)^2+y6(n,2)^2+y6(n,3)^2);
end
for n=1:k
    height6(n)=mag6y(1,1)-mag6y(1,n);
end
for n=1:k
    width6(n)=mag6x(1,1)-mag6x(1,n);
end


%% model13_Fixed_Tether_S2_5P
t13=[2 2.05126 2.11533 2.16533 2.2247 2.25107 2.31707 2.35251 2.40079 2.4548 2.50774 2.55564 2.60228 2.65931 2.70659 2.75382 2.80395 2.85431 2.90296 2.95231 3];
% 4457
bc1=-9.37506+[4.0951700e-01   4.7029100e-01   6.4008500e-01   8.3411800e-01   1.1083300e+00   1.2459100e+00   1.6331700e+00   1.8748700e+00   2.1960100e+00   2.5787900e+00   2.9570500e+00   3.3937900e+00   3.7918400e+00   4.3584100e+00   4.6814400e+00   5.2688600e+00   5.6554800e+00   6.1484400e+00   6.5983500e+00   7.2804200e+00   7.5181400e+00];
bc2=448.144+[2.2612600e+00   2.1748500e+00   2.0218100e+00   1.8785200e+00   1.6976100e+00   1.6147000e+00   1.4111900e+00   1.3033700e+00   1.1811700e+00   1.0634400e+00   9.7266400e-01   8.9445000e-01   8.4589300e-01   8.1127600e-01   8.0778600e-01   8.3907300e-01   8.7819200e-01   9.5468600e-01   1.0515400e+00   1.2456400e+00   1.3243900e+00];
bc3=-689.149+[-8.5921900e-01  -8.0389100e-01  -6.6350800e-01  -5.2938500e-01  -3.6339300e-01  -2.8923700e-01  -1.0870600e-01  -1.3469100e-02   9.7176200e-02   2.0927000e-01   3.0458800e-01   3.9895900e-01   4.7314200e-01   5.6445200e-01   6.1003700e-01   6.7963700e-01   7.1843700e-01   7.5991500e-01   7.9047500e-01   8.2545100e-01   8.3546400e-01];
% 20101
bd1=-11.8681+[2.4412800e-01   2.7870500e-01   3.6986100e-01   4.7802200e-01   6.3369700e-01   7.1412000e-01   9.5079300e-01   1.1026900e+00   1.3154700e+00   1.5772500e+00   1.8446200e+00   2.1605900e+00   2.4542500e+00   2.8819800e+00   3.1298400e+00   3.5845700e+00   3.8864700e+00   4.2736400e+00   4.6294500e+00   5.1710000e+00   5.3595300e+00];
bd2=447.151+[1.4800000e+00   1.4197800e+00   1.3009200e+00   1.1810000e+00   1.0239200e+00   9.4956700e-01   7.5969200e-01   6.5314000e-01   5.2674000e-01   3.9695400e-01   2.8596400e-01   1.7843800e-01   9.9382300e-02   1.5883600e-02  -1.7875100e-02  -4.6039000e-02  -4.8880600e-02  -2.7455100e-02   1.8114500e-02   1.3311900e-01   1.8404700e-01];
bd3=-698.575+[-6.3160100e-01  -6.0593700e-01  -5.0513100e-01  -3.9479100e-01  -2.5121600e-01  -1.8529700e-01  -2.0421600e-02   6.9637400e-02   1.7606100e-01   2.8820600e-01   3.8746100e-01   4.9091500e-01   5.7707700e-01   6.8971200e-01   7.4953100e-01   8.4978900e-01   9.1158700e-01   9.8403300e-01   1.0447600e+00   1.1282900e+00   1.1552500e+00];
% 9037
be1=-7.50723+[4.8159700e-01   5.4527800e-01   7.2725800e-01   9.3576200e-01   1.2296500e+00   1.3769600e+00   1.7899000e+00   2.0460900e+00   2.3851300e+00   2.7868700e+00   3.1820600e+00   3.6363000e+00   4.0487200e+00   4.6337000e+00   4.9662900e+00   5.5689900e+00   5.9645000e+00   6.4672900e+00   6.9245700e+00   7.6153300e+00   7.8555900e+00];
be2=444.719+[2.2426500e+00   2.1639500e+00   2.0306300e+00   1.9084100e+00   1.7558200e+00   1.6866900e+00   1.5195200e+00   1.4324800e+00   1.3361000e+00   1.2464500e+00   1.1811900e+00   1.1301200e+00   1.1046100e+00   1.1007200e+00   1.1139200e+00   1.1736000e+00   1.2304700e+00   1.3280900e+00   1.4426700e+00   1.6612900e+00   1.7480700e+00];
be3=-690.512+[-7.0677700e-01  -6.6778200e-01  -5.6174000e-01  -4.6088600e-01  -3.3734400e-01  -2.8282300e-01  -1.5186300e-01  -8.3827800e-02  -5.8622800e-03   7.1525600e-02   1.3627200e-01   1.9878200e-01   2.4630800e-01   3.0246500e-01   3.2905000e-01   3.6613600e-01   3.8439300e-01   4.0113100e-01   4.1037100e-01   4.1479900e-01   4.1464100e-01];
% 21922
bf1=-12.9198+[2.1334200e-01   2.5340000e-01   3.5349400e-01   4.6797200e-01   6.2998300e-01   7.1253200e-01   9.5350800e-01   1.1073600e+00   1.3224700e+00   1.5870300e+00   1.8572200e+00   2.1766500e+00   2.4735300e+00   2.9062700e+00   3.1572300e+00   3.6182600e+00   3.9248300e+00   4.3187000e+00   4.6815600e+00   5.2352900e+00   5.4283200e+00];
bf2=450.785+[1.6817900e+00   1.6169900e+00   1.4864200e+00   1.3532100e+00   1.1784400e+00   1.0957400e+00   8.8486900e-01   7.6702300e-01   6.2775900e-01   4.8546300e-01   3.6423100e-01   2.4683300e-01   1.6029400e-01   6.7479300e-02   2.9052000e-02  -5.6613900e-03  -1.2007400e-02   6.5995600e-03   5.0977500e-02   1.6655900e-01   2.1835900e-01];
bf3=-694.998+[-8.5956700e-01  -8.2676400e-01  -7.0964100e-01  -5.8224200e-01  -4.1680400e-01  -3.4090500e-01  -1.5152900e-01  -4.8533600e-02   7.2542800e-02   1.9899100e-01   3.1007300e-01   4.2507400e-01   5.2011800e-01   6.4406800e-01   7.0972600e-01   8.1875900e-01   8.8562900e-01   9.6301500e-01   1.0270600e+00   1.1134500e+00   1.1407600e+00];

xm1=bf1-be1;
xm2=bf2-be2;
xm3=bf3-be3;
yn1=bc1-bd1;
yn2=bc2-bd2;
yn3=bc3-bd3;
y13=[yn1',yn2',yn3'];
x13=[xm1',xm2',xm3'];

for n=1:k
    mag13x(n)=sqrt(x13(n,1)^2+x13(n,2)^2+x13(n,3)^2);
end
for n=1:k
    mag13y(n)=sqrt(y13(n,1)^2+y13(n,2)^2+y13(n,3)^2);
end
for n=1:k
    height13(n)=mag13y(1,1)-mag13y(1,n);
end
for n=1:k
    width13(n)=mag13x(1,1)-mag13x(1,n);
end


%% model14_Fixed_NoTether/S2_5P
t14=[2 2.05126 2.11533 2.17471 2.20107 2.25678 2.30078 2.35474 2.41562 2.45083 2.5117 2.55021 2.60026 2.65289 2.70081 2.75198 2.8011 2.85607 2.90043 2.95245 3];

% 4457
bg1=-9.37506+[-3.0019200e-01   3.3390200e-01   1.4551600e+00   1.9848100e+00   2.9099900e+00   3.7346100e+00   4.3391900e+00   5.0177000e+00   5.7504700e+00   6.4459000e+00   7.0113600e+00   7.8082600e+00   8.2372200e+00   8.8994000e+00   9.2737300e+00   9.7005900e+00   9.9922700e+00   1.0295400e+01   1.0581500e+01   1.0825900e+01   1.1019400e+01];
bg2=448.144+[2.4402900e+00   1.8982100e+00   1.1260700e+00   8.6590300e-01   5.6043400e-01   4.7441900e-01   5.3928000e-01   7.4784100e-01   1.1462200e+00   1.6513800e+00   2.1509400e+00   2.9673400e+00   3.4637900e+00   4.3246400e+00   4.8846000e+00   5.6000200e+00   6.0956900e+00   6.6014800e+00   7.0553200e+00   7.4198600e+00   7.6972300e+00];
bg3=-689.149+[-6.9515600e-01  -7.5683900e-01  -3.3046000e-01  -1.7132700e-01   4.9938400e-02   1.9679700e-01   2.8049900e-01   3.5408600e-01   4.0749100e-01   4.3342100e-01   4.3298200e-01   4.0226800e-01   3.7224100e-01   3.0585600e-01   2.5863100e-01   2.0046900e-01   1.5960400e-01   1.1816700e-01   8.1194100e-02   5.1464000e-02   2.7349600e-02];
% 20101
bh1=-11.8681+[-2.9902300e-01   1.3765000e-01   9.4141900e-01   1.3288400e+00   2.0162600e+00   2.6385800e+00   3.0972800e+00   3.6167600e+00   4.1828500e+00   4.7245300e+00   5.1678000e+00   5.7980000e+00   6.1399800e+00   6.6691300e+00   6.9658300e+00   7.3017700e+00   7.5303700e+00   7.7669900e+00   7.9892800e+00   8.1775600e+00   8.3261300e+00];
bh2=447.151+[1.7507100e+00   1.2028300e+00   5.0313100e-01   2.5812500e-01  -4.9943100e-02  -1.7277300e-01  -1.5748500e-01  -2.8092600e-02   2.5466200e-01   6.2638400e-01   1.0003700e+00   1.6189200e+00   1.9997000e+00   2.6610400e+00   3.0893300e+00   3.6411600e+00   4.0247000e+00   4.4150400e+00   4.7655900e+00   5.0486500e+00   5.2644000e+00];
bh3=-698.575+[-5.5128000e-01  -5.8085000e-01  -1.4884400e-01   1.8656200e-02   2.6047800e-01   4.3362700e-01   5.4252500e-01   6.5006000e-01   7.4864200e-01   8.2685400e-01   8.7673600e-01   9.2819500e-01   9.4756800e-01   9.6689800e-01   9.7530600e-01   9.8344000e-01   9.8845800e-01   9.9498800e-01   1.0013400e+00   1.0063600e+00   1.0098400e+00];
% 9037
bi1=-7.50723+[-2.4777100e-01   4.1350500e-01   1.5914000e+00   2.1451400e+00   3.1072800e+00   3.9599200e+00   4.5827000e+00   5.2801900e+00   6.0325100e+00   6.7453800e+00   7.3236600e+00   8.1382500e+00   8.5753300e+00   9.2495500e+00   9.6317700e+00   1.0066100e+01   1.0362500e+01   1.0670400e+01   1.0960700e+01   1.1208000e+01   1.1403400e+01];
bi2=444.719+[2.4035900e+00   1.8982000e+00   1.2089500e+00   9.8519300e-01   7.3707600e-01   6.9492300e-01   7.8754100e-01   1.0231100e+00   1.4458000e+00   1.9699700e+00   2.4815400e+00   3.3117900e+00   3.8130700e+00   4.6780700e+00   5.2390500e+00   5.9524500e+00   6.4468700e+00   6.9521600e+00   7.4064500e+00   7.7718000e+00   8.0498700e+00];
bi3=-690.512+[-5.2198300e-01  -6.4369400e-01  -3.4470100e-01  -2.3682200e-01  -9.1452500e-02   1.6281800e-03   5.3825300e-02   9.9730200e-02   1.3249500e-01   1.4583000e-01   1.4018700e-01   1.0770400e-01   7.9845200e-02   2.2510300e-02  -1.5490500e-02  -5.8930300e-02  -9.0420100e-02  -1.2356900e-01  -1.5491900e-01  -1.8156900e-01  -2.0396900e-01];
% 21922
bk1=-12.9198+[-3.4854100e-01   1.0956900e-01   9.2879400e-01   1.3220700e+00   2.0196800e+00   2.6517700e+00   3.1181000e+00   3.6461900e+00   4.2204600e+00   4.7695800e+00   5.2195500e+00   5.8580400e+00   6.2055000e+00   6.7430000e+00   7.0428700e+00   7.3837900e+00   7.6162300e+00   7.8567600e+00   8.0829100e+00   8.2747400e+00   8.4263400e+00];
bk2=450.785+[1.9490300e+00   1.3799400e+00   6.0983800e-01   3.3832600e-01  -3.9858000e-03  -1.4420900e-01  -1.3346400e-01  -3.4903200e-04   2.9664800e-01   6.8962100e-01   1.0864200e+00   1.7432900e+00   2.1484100e+00   2.8534700e+00   3.3113700e+00   3.9020100e+00   4.3119700e+00   4.7288600e+00   5.1026900e+00   5.4040700e+00   5.6336300e+00];
bk3=-694.998+[-7.8074900e-01  -7.7978400e-01  -2.6477100e-01  -6.6844700e-02   2.1438700e-01   4.0867600e-01   5.2460100e-01   6.3090700e-01   7.1723600e-01   7.7551900e-01   8.0331800e-01   8.1610500e-01   8.1050000e-01   7.8362200e-01   7.5930700e-01   7.2384600e-01   6.9870700e-01   6.7443000e-01   6.5347600e-01   6.3687000e-01   6.2400200e-01];

xo1=bk1-bi1;
xo2=bk2-bi2;
xo3=bk3-bi3;
yp1=bg1-bh1;
yp2=bg2-bh2;
yp3=bg3-bh3;
x14=[xo1',xo2',xo3'];
y14=[yp1',yp2',yp3'];

for n=1:k
    mag14x(n)=sqrt(x14(n,1)^2+x14(n,2)^2+x14(n,3)^2);
end
for n=1:k
    mag14y(n)=sqrt(y14(n,1)^2+y14(n,2)^2+y14(n,3)^2);
end
for n=1:k
    height14(n)=mag14y(1,1)-mag14y(1,n);
end
for n=1:k
    width14(n)=mag14x(1,1)-mag14x(1,n);
end

%% Percent change
% bar plot
figure(1)
pc15x=(mag15x(21)/mag15x(1)*100)-100;
pc15y=(mag15y(21)/mag15y(1)*100)-100;
pc15=[pc15y,pc15x];

pc1x=(mag1x(21)/mag1x(1)*100)-100;
pc1y=(mag1y(21)/mag1y(1)*100)-100;
pc1=[pc1y,pc1x];

pc2x=(mag2x(21)/mag2x(1)*100)-100;
pc2y=(mag2y(21)/mag2y(1)*100)-100;
pc2=[pc2y,pc2x];

pc3x=(mag3x(21)/mag3x(1)*100)-100;
pc3y=(mag3y(21)/mag3y(1)*100)-100;
pc3=[pc3y,pc3x];

pc4x=(mag4x(21)/mag4x(1)*100)-100;
pc4y=(mag4y(21)/mag4y(1)*100)-100;
pc4=[pc4y,pc4x];

pc5x=(mag5x(21)/mag5x(1)*100)-100;
pc5y=(mag5y(21)/mag5y(1)*100)-100;
pc5=[pc5y,pc5x];

pc6x=(mag6x(21)/mag6x(1)*100)-100;
pc6y=(mag6y(21)/mag6y(1)*100)-100;
pc6=[pc6y,pc6x];

pc13x=(mag13x(21)/mag13x(1)*100)-100;
pc13y=(mag13y(21)/mag13y(1)*100)-100;
pc13=[pc13y,pc13x];


pc14x=(mag14x(21)/mag14x(1)*100)-100;
pc14y=(mag14y(21)/mag14y(1)*100)-100;
pc14=[pc14y,pc14x];

PC=[pc15;pc1;pc2;pc3;pc4;pc5;pc6;pc13;pc14];
bar(PC)
xticklabels({'Intact','Model 1','Model 2', 'Model 3','Model 4','Model 5','Model 6','Model 13','model 14'})
ylabel('Percent Change')
legend('Height','Width','location','northwest')
title('Absolute Foraminal Percent Change Under 2 N-m of extension (5P)')

%% figures
figure(2)

plot((t15-2)*(-2),-1*height15,'b')
hold on
plot((t15-2)*(-2),-1*width15,'-.b')
hold on

plot((t1-2)*(-2),-1*height1,'r')
hold on
plot((t1-2)*(-2),-1*width1,'-.r')
hold on

plot((t2-2)*(-2),-1*height2,'g')
hold on
plot((t2-2)*(-2),-1*width2,'-.g')
hold on

plot((t3-2)*(-2),-1*height3,'c')
hold on
plot((t3-2)*(-2),-1*width3,'-.c')
hold on

plot((t4-2)*(-2),-1*height4,'color',[.49 1 .63])
hold on
plot((t4-2)*(-2),-1*width4,'-.','color',[.49 1 .63])
hold on

plot((t5-2)*(-2),-1*height5,'color',[0.75, 0, 0.75])
hold on
plot((t5-2)*(-2),-1*width5,'-.','color',[0.75, 0, 0.75])
hold on

plot((t6-2)*(-2),-1*height6,'color',[0 0.5 1])
hold on
plot((t6-2)*(-2),-1*width6,'-.','color',[0 0.5 1])
hold on

plot((t13-2)*(-2),-1*height13,'color',[0.2 0 0])
hold on
plot((t13-2)*(-2),-1*width13,'-.','color',[0.2 0 0])
hold on

plot((t14-2)*(-2),-1*height14,'color',[1 .5 0])
hold on
plot((t14-2)*(-2),-1*width14,'-.','color',[1 .5 0])
hold on

xlabel('Moment (N-m)')
ylabel({'Narrowing/Widening (mm)';'(Positive is Widening, Negative is Narrowing)'})
title('C4-C5 Right Hand Foreman Narrowing/Widening Under 2 N-m of Extension (5P)')
legend('intact height','intact width','model 1 height', 'model 1 width','model 2 height','model 2 width','model 3 height', 'model 3 width','model 4 height','model 4 width','model 5 height','model 5 width','model 6 height','model 6 width','model 13 height','model 13 width','model 14 height','model 14 width','location','southwest')
